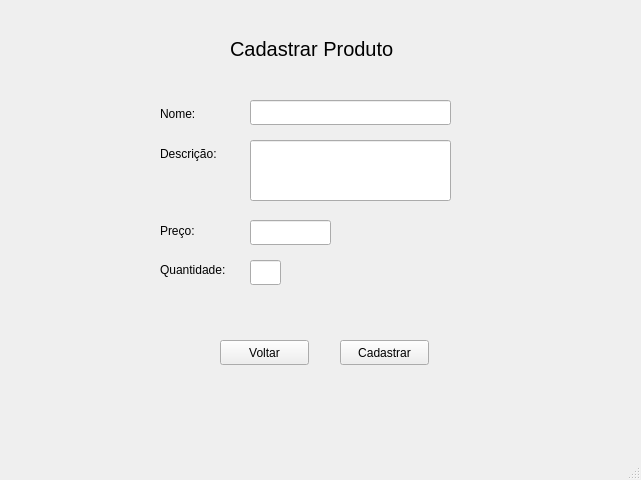
<?xml version="1.0" encoding="UTF-8"?>
<ui version="4.0">
 <class>MainWindow</class>
 <widget class="QMainWindow" name="MainWindow">
  <property name="geometry">
   <rect>
    <x>0</x>
    <y>0</y>
    <width>641</width>
    <height>480</height>
   </rect>
  </property>
  <property name="windowTitle">
   <string>MainWindow</string>
  </property>
  <widget class="QWidget" name="centralwidget">
   <widget class="QLabel" name="label_3">
    <property name="geometry">
     <rect>
      <x>160</x>
      <y>221</y>
      <width>67</width>
      <height>20</height>
     </rect>
    </property>
    <property name="text">
     <string>Preço:</string>
    </property>
   </widget>
   <widget class="QLabel" name="label">
    <property name="geometry">
     <rect>
      <x>160</x>
      <y>106</y>
      <width>67</width>
      <height>16</height>
     </rect>
    </property>
    <property name="text">
     <string>Nome:</string>
    </property>
   </widget>
   <widget class="QLineEdit" name="lineEdit_2">
    <property name="geometry">
     <rect>
      <x>250</x>
      <y>140</y>
      <width>201</width>
      <height>61</height>
     </rect>
    </property>
   </widget>
   <widget class="QLineEdit" name="lineEdit_4">
    <property name="geometry">
     <rect>
      <x>250</x>
      <y>260</y>
      <width>31</width>
      <height>25</height>
     </rect>
    </property>
    <property name="text">
     <string/>
    </property>
   </widget>
   <widget class="QLineEdit" name="lineEdit">
    <property name="geometry">
     <rect>
      <x>250</x>
      <y>100</y>
      <width>201</width>
      <height>25</height>
     </rect>
    </property>
   </widget>
   <widget class="QLabel" name="label_2">
    <property name="geometry">
     <rect>
      <x>160</x>
      <y>146</y>
      <width>67</width>
      <height>16</height>
     </rect>
    </property>
    <property name="text">
     <string>Descrição:</string>
    </property>
   </widget>
   <widget class="QPushButton" name="cadastrarFuncionario">
    <property name="geometry">
     <rect>
      <x>340</x>
      <y>340</y>
      <width>89</width>
      <height>25</height>
     </rect>
    </property>
    <property name="text">
     <string>Cadastrar</string>
    </property>
   </widget>
   <widget class="QLineEdit" name="lineEdit_3">
    <property name="geometry">
     <rect>
      <x>250</x>
      <y>220</y>
      <width>81</width>
      <height>25</height>
     </rect>
    </property>
    <property name="text">
     <string/>
    </property>
   </widget>
   <widget class="QLabel" name="label_4">
    <property name="geometry">
     <rect>
      <x>160</x>
      <y>260</y>
      <width>91</width>
      <height>20</height>
     </rect>
    </property>
    <property name="text">
     <string>Quantidade:</string>
    </property>
   </widget>
   <widget class="QLabel" name="label_7">
    <property name="geometry">
     <rect>
      <x>230</x>
      <y>40</y>
      <width>171</width>
      <height>17</height>
     </rect>
    </property>
    <property name="font">
     <font>
      <pointsize>15</pointsize>
     </font>
    </property>
    <property name="text">
     <string>Cadastrar Produto</string>
    </property>
   </widget>
   <widget class="QPushButton" name="cadastrarVoltar">
    <property name="geometry">
     <rect>
      <x>220</x>
      <y>340</y>
      <width>89</width>
      <height>25</height>
     </rect>
    </property>
    <property name="text">
     <string>Voltar</string>
    </property>
   </widget>
  </widget>
  <widget class="QStatusBar" name="statusbar"/>
 </widget>
 <resources/>
 <connections/>
</ui>
